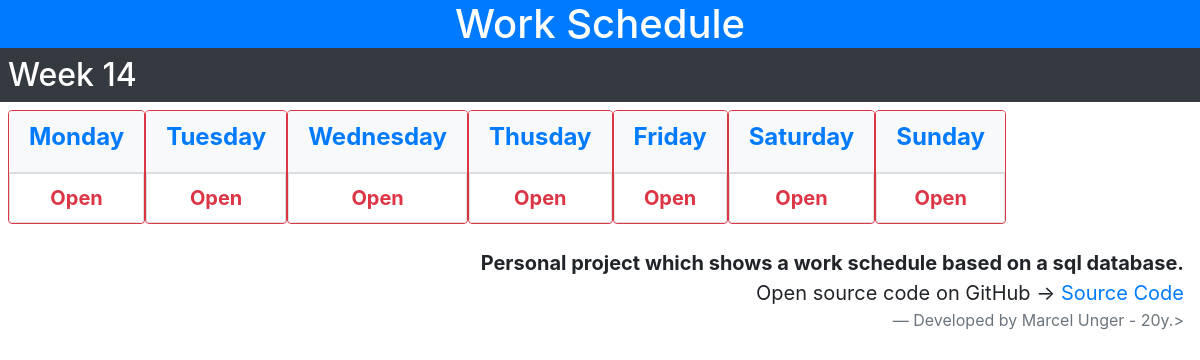
Before: / with the older database file.
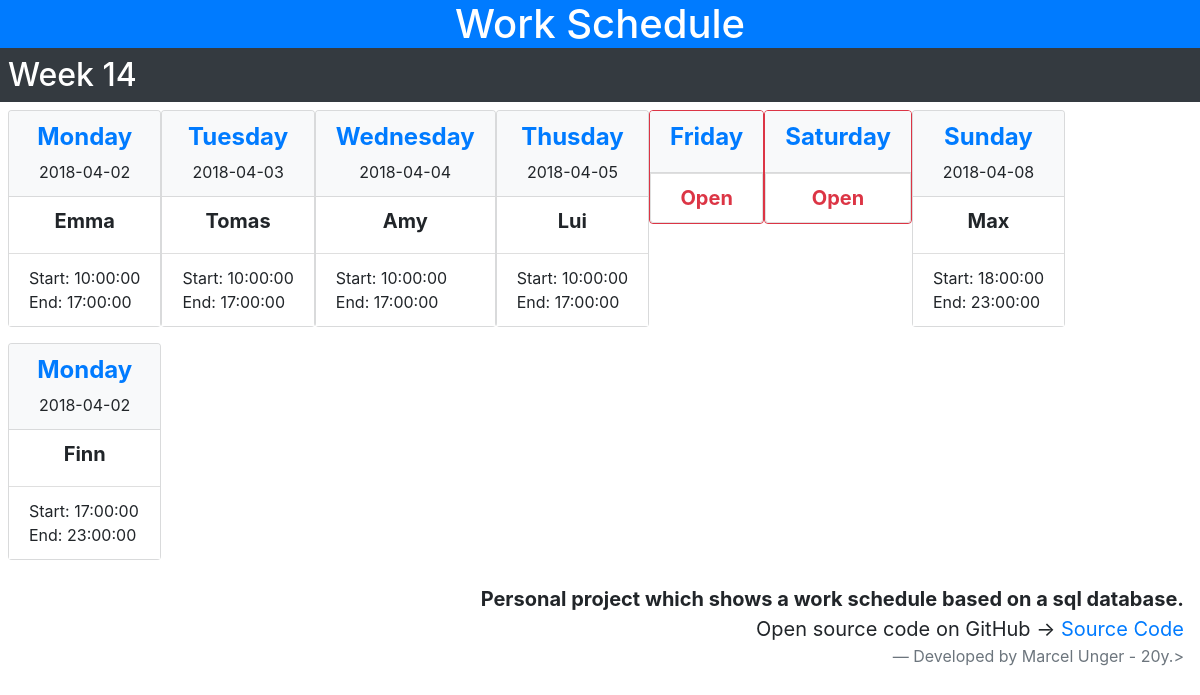
After: the same page with the newer database file.
### tables this page shows
CREATE TABLE IF NOT EXISTS `schedule` (
  `ws_id` int(11) NOT NULL AUTO_INCREMENT,
  `p_id` int(11) NOT NULL,
  `date` date NOT NULL,
  `week` int(11) NOT NULL,
  `weekday` varchar(10) NOT NULL,
  `start` time NOT NULL,
  `end` time NOT NULL,
  `name` varchar(20) NOT NULL,
  PRIMARY KEY (`ws_id`)
);

### index.php (called while the page is built)
<?php
include 'schedule.php';
?>

### schedule.php (the view, shortened to what this page needs)
<!doctype html>
<html lang="en">
<head
<link rel="stylesheet" href="https://maxcdn.bootstrapcdn.com/bootstrap/4.0.0/css/bootstrap.min.css">
</head>
<body>
<?php
class Weekdays
{
    public static $Weekdays = array('Monday', 'Tuesday', 'Wednesday', 'Thusday', 'Friday', 'Saturday', 'Sunday');
    public static function numberOfWeekdays() {
        return count(Weekdays::$Weekdays);
    }
    public static function testIfSameWeekday($int, $str) {
        return (Weekdays::$Weekdays[$int] == $str);
    }
    public static function getWeekDayNameByIndex($int) {
        return Weekdays::$Weekdays[$int];
    }
}
class Shift
{
    function __construct($ws_id, $p_id, $date, $week, $weekday, $start, $end, $name)
    {
        $this->date = $date;
        $this->weekday = $weekday;
        $this->start = $start;
        $this->end = $end;
        $this->name = $name;
    }
}
class Schedule
{
    public $schedule = array();
    public function initialize()
    {
        $servername = DB_SERVERNAME;
        $username = DB_USERNAME;
        $password = DB_PASSWORD;
        $dbname = DB_DB_NAME;
        $conn = new mysqli($servername, $username, $password, $dbname);
        $sql = "SELECT * FROM schedule";
        $result = $conn->query($sql);
        if ($result->num_rows > 0) {
            while($row = $result->fetch_assoc()) {
                $shift = new Shift($row["ws_id"], $row["p_id"], $row["date"], $row["week"], $row["weekday"], $row["start"], $row["end"], $row["name"]);
                array_push($this->schedule, $shift);
            }
        } else {
            echo "0 results";
        }
    }
    public function printWeekTable($week) {
        $schedule = $this->schedule;
        $schedule = $this->extractWeekOfSchedule($schedule, $week);
        $schedule = $this->sortScheduleByDateAndTime($schedule);
        echo "<div id='week' class='m-2' style='overflow-x: scroll;
                overflow-y: hidden;
                white-space: nowrap; display:flex;'>";
        for ($weekdays = 0; $weekdays < Weekdays::numberOfWeekdays(); $weekdays++) {
            echo "<div id='day' style='display: inline-block;'>";
            if (empty($schedule) or !Weekdays::testIfSameWeekday($weekdays, $schedule[0]->weekday)) {
                echo "<div id='shift' class='card border-danger mb-3'>";
                echo "<div class='card-header text-center bg-light'><h4 class='text-primary'><strong>" .
                    Weekdays::getWeekDayNameByIndex($weekdays). "</strong></h4></div>";
                echo "<h5 class='list-group-item text-center text-danger'><strong>Open</strong></h5>";
                echo "</div>";
            }
            while (!empty($schedule) and (Weekdays::testIfSameWeekday($weekdays, $schedule[0]->weekday))) {
                $shift = array_shift($schedule);
                echo "<div id='shift' class='card bg-light mb-3'>";
                echo "<div class='card-header text-center bg-light'><h4 class='text-primary'><strong>$shift->weekday</strong></h4> $shift->date</div>";
                echo " <div class='card-body p-0'>
                    <ul class='list-group list-group-flush'>
                    <li class='list-group-item'><h5 class='text-center'><strong>$shift->name</strong></h5></li>
                    <li class='list-group-item'>Start: $shift->start </br> End: $shift->end</li>
                    </ul>
                    </div> ";
                echo "</div>";
            }
            echo "</div>";
        }
        echo "</div>";
    }
    private function extractWeekOfSchedule($array, $week) {
        $array = $this->helper_array_remove_object($array, $week, 'week');
        return $array;
    }
   private function helper_array_remove_object($array, $value, $prop)
   {
        return array_filter($array, function($a) use($value, $prop) {
            return $a->$prop == $value;
        });
    }
    private function sortScheduleByDateAndTime($schedule) {
        usort($schedule, array($this, 'helper_sort_objects_by_date_and_time'));
        return $schedule;
    }
    private function helper_sort_objects_by_date_and_time($a, $b) {
        if(($a->date == $b->date)) {
            return ($a->start < $b->start) ? -1 : 1;
        } else {
            return ($a->date < $b->date) ? -1 : 1;
        }
    }
}
?>
<?php
function printHeader($week) {
    echo "<h1 class='text-center bg-primary text-white m-0'>Work Schedule</h1>";
    echo "<h2 class='bg-dark text-white p-2'>Week $week</h2>";
}
function printFooter() {
    echo "<blockquote class='blockquote text-right mr-3'>
        <p class='mb-0'><strong>Personal project which shows a work schedule based on a sql database.</strong></p>
        <p class='mb-0'>Open source code on GitHub -> <a href='https://github.com/mjey97/schedule' target='_blank'>Source Code</a></p>
        <footer class='blockquote-footer'>Developed by Marcel Unger - 20y.></footer>
        </blockquote>";
}
$Schedule = new Schedule();
$Schedule->initialize();
$date = new DateTime();
$week = $date->format("W");
printHeader($week);
$Schedule->printWeekTable($week);
printFooter();
?>
</body>
</html>

Changed rows visible on the page:
added schedule: weekday "Monday", date "2018-04-02", name "Emma", start "10:00:00", end "17:00:00"
added schedule: weekday "Monday", date "2018-04-02", name "Finn", start "17:00:00", end "23:00:00"
added schedule: weekday "Tuesday", date "2018-04-03", name "Tomas", start "10:00:00", end "17:00:00"
added schedule: weekday "Wednesday", date "2018-04-04", name "Amy", start "10:00:00", end "17:00:00"
added schedule: weekday "Thusday", date "2018-04-05", name "Lui", start "10:00:00", end "17:00:00"
added schedule: weekday "Sunday", date "2018-04-08", name "Max", start "18:00:00", end "23:00:00"
Other visible differences:
list line gone: "Monday Open"
list line gone: "Tuesday Open"
list line gone: "Wednesday Open"
list line gone: "Thusday Open"
list line gone: "Sunday Open"
